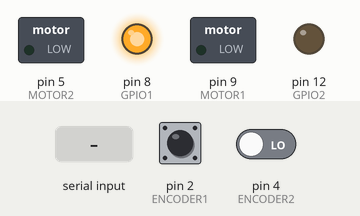
Recording of a sketch running on a simulated Arduino Uno, built with avr-gcc and run on an emulated ATmega328P. Shown: switched loads named in the sketch (green lamp = pin HIGH), output pins drawn as LEDs (lit = HIGH). The test bench sets the inputs (shaded band); at power-on: pin 2 (ENCODER1) LOW, pin 4 (ENCODER2) LOW.

Above: at 1.2 s.
1.3 s: "1\n" received over Serial
At 1.51 s:
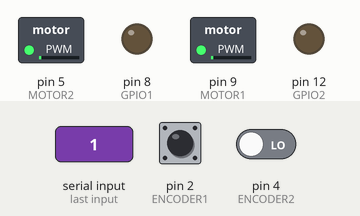
4.3 s: byte 10 ('\n') received over Serial
At 4.8 s:
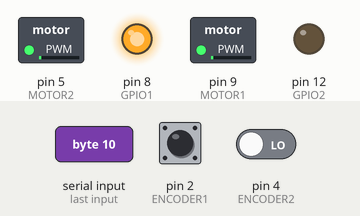
5.8 s: pin 2 (ENCODER1) driven HIGH
At 7.0 s:
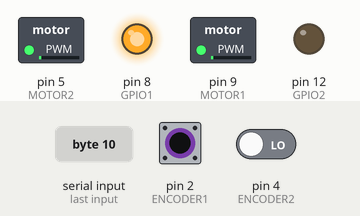
7.3 s: pin 4 (ENCODER2) driven HIGH
At 7.9 s:
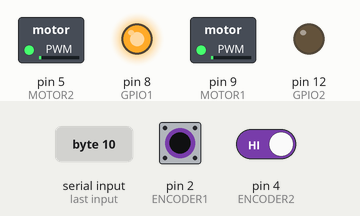
8.8 s: "2\n" received over Serial
At 9.01 s:
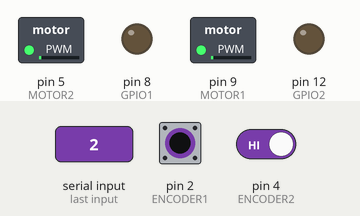
11.8 s: pin 2 (ENCODER1) pulsed LOW 2 times (0.12 s each, 0.3 s apart)
Timing chart, 0 to 25.3 s (numbered marks = the images above; inputs shaded):
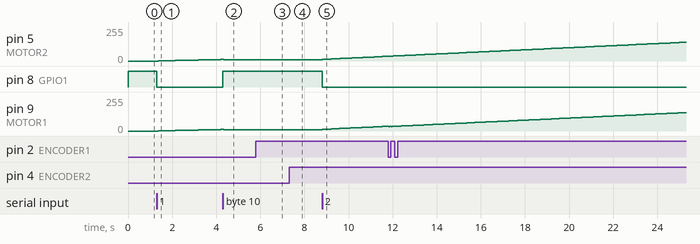

The sketch:

test1.ino
```cpp
#include "motor.h"
/*-----input velocity & angle-----*/
double velocity,angle;

void setup(){
    pinMode(GPIO1, OUTPUT);
    pinMode(MOTOR1, OUTPUT);
    pinMode(GPIO2, OUTPUT);
    pinMode(MOTOR2, OUTPUT);
    pinMode(ENCODER1 , INPUT);
    pinMode(ENCODER2 , INPUT);
    Serial.begin(9600);
    EncoderInit();

    digitalWrite(GPIO1 , HIGH);
    digitalWrite(GPIO2 , LOW);
}

void loop(){
    serial_update();

    //String trans = String(speed1 , 2);
    //char s[10] = {};
    //trans.toCharArray(s,10);
    //s[strlen(s)]='\n';
    //Serial.write(s);
    //delay(500);

    //vcmd1 = 0.6;
    //PWM1 = 220;
    //Serial.write(speed1);
    //char s[10];
    //sprintf(s , "%lf" , speed1);
    //s[strlen(s)]= '\n';
    //Serial.write(s);

    analogWrite(MOTOR1 , PWM1);
    analogWrite(MOTOR2 , PWM2);
}

void serial_update(){
    static String inString = "";
    bool finish_receive = false;
    if(Serial.available()){
        //delay(10);
        char inChar = Serial.read();
        if(inChar != ' ' && inChar != '\n'){
            inString += (char)inChar;
        }
        else{
            if(inChar == ' '){
                velocity = inString.toDouble();
                //char result[10]={};
                //inString.toCharArray(result,10);
                //sprintf(result,"%lf",velocity);
                //result[strlen(result)]='\n';
                //Serial.write(result);
                inString = "";
            }
            else if(inChar == '\n'){
                angle = inString.toDouble();
                //char result[10] = {};
                //inString.toCharArray(result,10);
                //sprintf(result,"%lf",angle);
                //result[strlen(result)]='\n';
                //Serial.write(result);
                /*if(angle < 0){
                    Serial.write('h');
                    Serial.write('\n');
                }*/
                finish_receive = true;
                inString = "";
            }
        }
    }

    /*if(finish_receive){
        vcmd1 = velocity;
        vcmd2 = velocity;
        finish_receive = false;
    }*/


    if(finish_receive){
        if(velocity == 0){
            if(angle < 0){ //自轉
                digitalWrite(GPIO1,HIGH);
                digitalWrite(GPIO2,HIGH);
                vcmd1 = abs(angle)/MAX_SELF_ANGLE * 0.5;
                vcmd2 = abs(angle)/MAX_SELF_ANGLE * 0.5;
            }
            else if(angle > 0){
                digitalWrite(GPIO1,LOW);
                digitalWrite(GPIO2,LOW);
                vcmd1 = angle / MAX_SELF_ANGLE * 0.5;
                vcmd2 = angle / MAX_SELF_ANGLE * 0.5;
            }
            else if(angle == 0){
                digitalWrite(GPIO1,HIGH);
                digitalWrite(GPIO2,LOW);
                vcmd1 = velocity;
                vcmd2 = velocity;
            }
        }
        else{
            digitalWrite(GPIO1,HIGH);
            digitalWrite(GPIO2,LOW);
            velocity >= MAX_FOLLOW_VELOCITY ? velocity = MAX_FOLLOW_VELOCITY : velocity = velocity;
            angle >= MAX_FOLLOW_ANGLE ? angle = MAX_FOLLOW_ANGLE : angle = angle;
            if(angle < 0){
                vcmd1 = MappingVelocity(velocity) + 0.1 * (WHEEL_WIDTH / 2) * abs(angle);
                vcmd2 = MappingVelocity(velocity) - 0.1 * (WHEEL_WIDTH / 2) * abs(angle);
            }
            else if(angle > 0){
                vcmd1 = MappingVelocity(velocity) - 0.1 * (WHEEL_WIDTH / 2) * angle;
                vcmd2 = MappingVelocity(velocity) + 0.1 * (WHEEL_WIDTH / 2) * angle;
            }
            else if(angle == 0){
                vcmd1 = MappingVelocity(velocity);
                vcmd2 = MappingVelocity(velocity);
            }
        }
        finish_receive = false;
    }
    /*if(velocity == 0){
        if(angle < 0){
            digitalWrite(GPIO1,HIGH);
            digitalWrite(GPIO2,HIGH);
            vcmd1 = abs(angle)/MAX_SELF_ANGLE * MAX_VELOCITY;
            vcmd2 = abs(angle)/MAX_SELF_ANGLE * MAX_VELOCITY;
        }
        else if(angle > 0){
            digitalWrite(GPIO1,LOW);
            digitalWrite(GPIO2,LOW);
            vcmd1 = angle/MAX_SELF_ANGLE * MAX_VELOCITY;
            vcmd2 = angle/MAX_SELF_ANGLE * MAX_VELOCITY;
        }
        else if(angle == 0){
            digitalWrite(GPIO1,HIGH);
            digitalWrite(GPIO2,LOW);
            vcmd1 = velocity;
            vcmd2 = velocity;
        }
    }
    else{//velocity != 0
        velocity >= MAX_FOLLOW_VELOCITY ? velocity = MAX_FOLLOW_VELOCITY : velocity = velocity; //maximum velocity = 20
        angle >= MAX_FOLLOW_ANGLE ? angle = MAX_FOLLOW_ANGLE : angle = angle;
        digitalWrite(GPIO1,HIGH);
        digitalWrite(GPIO2,LOW);
        if(angle < 0){
            vcmd1 = velocity + (WHEEL_WIDTH / 2) * abs(angle);
            vcmd2 = velocity - (WHEEL_WIDTH / 2) * abs(angle);
            vcmd1 = MappingVelocity(vcmd1);
            vcmd2 = MappingVelocity(vcmd2);
        }
        else if(angle > 0){
            vcmd1 = velocity - (WHEEL_WIDTH / 2) * angle;
            vcmd2 = velocity + (WHEEL_WIDTH / 2) * angle;
            vcmd1 = MappingVelocity(vcmd1);
            vcmd2 = MappingVelocity(vcmd2);
        }
        else if(angle == 0){
            vcmd1 = velocity;
            vcmd2 = velocity;
        }
    }*/
}

double MappingVelocity(double velocity){
    return velocity / MAX_FOLLOW_CAL_VELOCITY * MAX_VELOCITY;
}
```

motor.cpp
```cpp
#include "motor.h"
/*-----maximum calculate follow velocity-----*/
const double MAX_FOLLOW_CAL_VELOCITY  = 32.4;//MAX_FOLLOW_VELOCITY + (WHEEL_WIDTH/2) * MAX_FOLLOW_ANGLE

//const int reso = 9;
const double rad = 0.3490658504;//一格
volatile double speed1 = 0 , speed2 = 0;
double vcmd1 = 0 , vcmd2 = 0;

const double KP_1 = 4.6 , KI_1 = 12  , KD_1 = 0;
const double KP_2 = 4.5 , KI_2 = 12 , KD_2 = 0 ;
volatile int PWM1 = 0 , PWM2 = 0;

void EncoderInit(){
    TCCR2A = 0;
    TCCR2B = 0;
    TCCR2B |= (1<<WGM22);
    TCCR2B |= (0<<CS22) | (1<<CS21) | (1<<CS20);
    TIMSK2 |= (1 << OCIE2A);
    TCNT2 = 0;
    OCR2A = 49; //頻率5000
}

void EncoderDisable(){
    TCCR2A = 0;
    TCCR2B = 0;
}

ISR(TIMER2_COMPA_vect){
    static volatile byte encoder_pre1 = 0, encoder_current1 = 0;
    static volatile byte encoder_pre2 = 0, encoder_current2 = 0;
    static volatile byte counter_diff1, counter_diff2;
    static volatile byte counter = 0;

    //static只會被初始化一次 volatile->因為interrupt要使用
    encoder_current1 = digitalRead(ENCODER1);
    encoder_current2 = digitalRead(ENCODER2);

    if(counter >= 100){//頻率50
        speed1 = (counter_diff1 * rad) * 0.0675 / 0.02 / 20;
        PWM1 = pi_control(1,vcmd1,speed1);
        speed2 = (counter_diff2 * rad) * 0.0675 / 0.02 / 20;
        PWM2 = pi_control(2 , vcmd2 , speed2);
        counter_diff1 = 0; counter_diff2 = 0;
        counter = 0;
    }

    if(encoder_current1 != encoder_pre1)
        counter_diff1 ++;
    if(encoder_current2 != encoder_pre2)
        counter_diff2 ++;

    counter++;
    encoder_pre1 = encoder_current1;
    encoder_pre2 = encoder_current2;
}

int pi_control(int num , double vcmd , double sp){
    static int PWM = 0;
    static double G_1 , G_2 , in_1 , in_2;
    static double ERR = 0 , G = 0 , in = 0 , PRE_ERR_1 = 0 , PRE_ERR_2 = 0;
    static double T_1 , T_2;

    ERR = vcmd - sp;
    if(num == 1){//motor1
        G_1 = ERR * KP_1;
        in_1 = in_1 + ERR * 0.1 * (KI_1 - T_1);
        PRE_ERR_1 = ERR;
        G = G_1; in = in_1;
    }
    else{//motor2
        G_2 = ERR * KP_2;
        in_2 = in_2 + ERR * 0.1 * (KI_2 - T_2);
        PRE_ERR_2 = ERR;
        G = G_2; in = in_2;
    }
    if(G > 255)
        G = 255;
    else if (G < -255)
        G = -255;

    if(in > 255)
        in = 255;
    else if(in < -255)
        in = -255;

    PWM = (G + in) * 10;
    if(PWM < MAX){
        if(num == 1)
            T_1 = 0;
        else
            T_2 = 0;

        if(PWM < 0)
            PWM = 0;
    }
    else if(PWM > MAX){
        if(num == 1)
            T_1 = (PWM - MAX) * 0.5;
        else
            T_2 = (PWM - MAX) * 0.5;
        PWM = MAX;
    }
    return PWM;

}
```

motor.h
```cpp
#ifndef _MY_MOTOR
#define _MY_MOTOR

#if defined(ARDUINO) && ARDUINO >= 100
#include "Arduino.h"
#else
#include "WProgram.h"
#endif

#define GPIO1 8
#define MOTOR1 9
#define GPIO2 12
#define MOTOR2 5
#define ENCODER1 2
#define ENCODER2 4

#define MAX 220 //積分飽和
#define MAX_VELOCITY 0.7
#define WHEEL_WIDTH 0.48
#define MAX_SELF_ANGLE 30 //自轉最大角度
#define MAX_FOLLOW_VELOCITY 30 //跟隨回傳最大速度
#define MAX_FOLLOW_ANGLE 10 //跟隨回傳最大角度

/*-----maximum calculate follow velocity-----*/
extern const double MAX_FOLLOW_CAL_VELOCITY;//MAX_FOLLOW_VELOCITY + (WHEEL_WIDTH/2) * MAX_FOLLOW_ANGLE

//const int reso = 9;
extern const double rad;//一格
extern volatile double speed1, speed2;
extern double vcmd1, vcmd2;

extern const double KP_1, KI_1;
extern const double KP_2, KI_2;
extern volatile int PWM1, PWM2;

/*-----Interrupt-----*/
void EncoderInit();
void EncoderDisable();
ISR(TIMER2_COMPA_vect);

int pi_control(int, double, double);

#endif
```

Measured:
- after the input at 1.3 s, pin 5 (MOTOR2), pin 9 (MOTOR1): moves from 0/255 to 12/255 over 2.8 s, starting after 0.08 s; pin 8 (GPIO1): HIGH → LOW at once
- after the input at 4.3 s, pin 8 (GPIO1): LOW → HIGH at once
- after the input at 5.8 s, pin 9 (MOTOR1): 11/255 → 8/255 at once, → 11/255 0.05 s later
- after the input at 7.3 s, pin 5 (MOTOR2): 11/255 → 8/255 at once, → 11/255 0.05 s later
- after the input at 8.8 s, pin 5 (MOTOR2), pin 9 (MOTOR1): moves from 11/255 to 36/255 over 3.0 s, starting at once; pin 8 (GPIO1): HIGH → LOW at once
